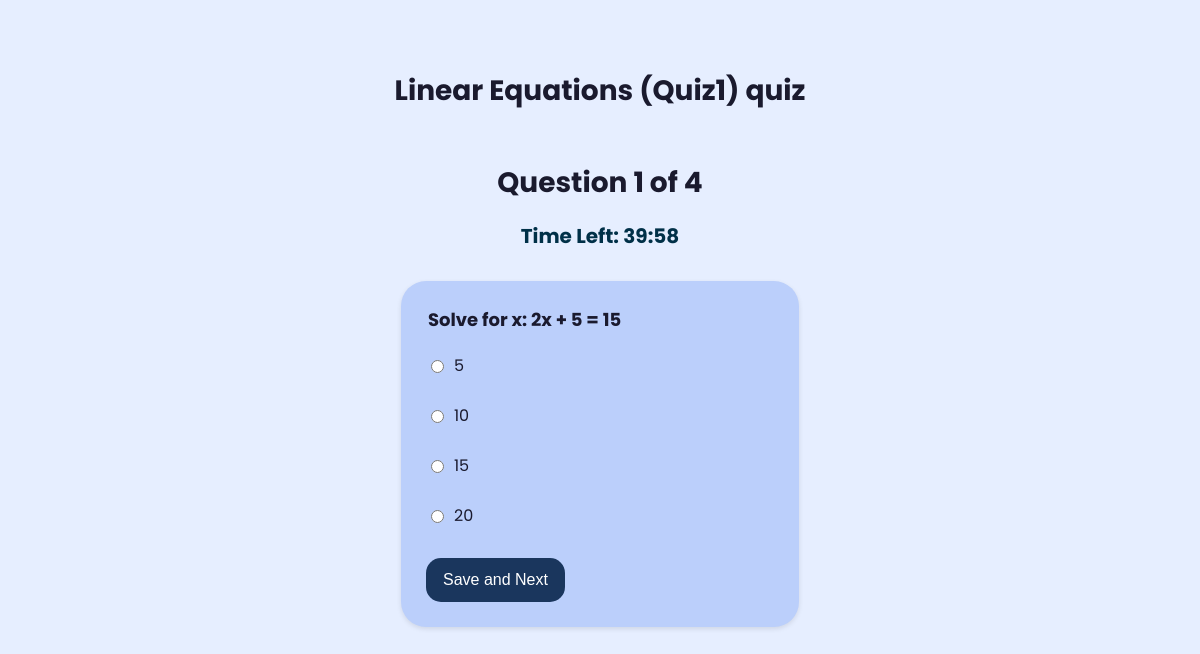
The page /student/quiz_attempt/1 on the database its author committed.
### models/models.py (models this page shows)
class Quiz(db.Model):
    __tablename__ = 'quizzes'
    id = db.Column(db.Integer, primary_key=True)
    subject_id = db.Column(db.Integer, db.ForeignKey('subjects.id'), nullable=False)
    chapter_id = db.Column(db.Integer, db.ForeignKey('chapters.id'), nullable=False)
    date_of_quiz = db.Column(db.Date, nullable=False)
    time_duration = db.Column(db.Integer, nullable=False)
    remarks = db.Column(db.Text, nullable=True)

class Question(db.Model):
    __tablename__ = 'questions'
    ques_id = db.Column(db.Integer, primary_key=True)
    qz_id = db.Column(db.Integer, db.ForeignKey('quizzes.id'), nullable=False)
    question_text = db.Column(db.Text, nullable=False)
    option1 = db.Column(db.String(100), nullable=False)
    option2 = db.Column(db.String(100), nullable=False)
    option3 = db.Column(db.String(100), nullable=False)
    option4 = db.Column(db.String(100), nullable=False)
    correct_option = db.Column(db.String(100), nullable=False)

### app.py (the view, shortened to what this page needs)
@app.route('/student/quiz_attempt/<int:quiz_id>', methods=['GET', 'POST'])
def quiz_attempt(quiz_id):
    questions = Question.query.filter_by(qz_id=quiz_id).all()
    quiz = Quiz.query.get(quiz_id)
    if not questions:
        return "No questions available for this quiz", 404
    arr_attempt = [{"question": q, "answer": ""} for q in questions]
    total_questions = len(arr_attempt)
    if 'quiz_answers' not in session:
        session['quiz_answers'] = {}
    quiz_key = str(quiz_id)
    if quiz_key not in session['quiz_answers']:
        session['quiz_answers'][quiz_key] = [""] * total_questions  # Store answers
    if 'current_index' not in session:
        session['current_index'] = 0
    current_index = session.get('current_index', 0)
    quiz = Quiz.query.get(quiz_id)
    time_duration = quiz.time_duration if quiz else 5  # Default to 5 minutes if not set
    if 'quiz_timer' not in session:
        session['quiz_timer'] = time.time() + (time_duration * 60)  # Store end time in seconds
        session.modified = True
    remaining_time = max(0, int(session['quiz_timer'] - time.time()))
    return render_template(
        'quiz_attempt.html',
        arr_attempt=arr_attempt,
        current_index=current_index,
        total_questions=total_questions,
        quiz=quiz,
        remaining_time=remaining_time
    )

### templates/quiz_attempt.html (shortened to what this page needs)
<!DOCTYPE html>
<html lang="en">
<head>
</head>
<body>
    <h1>{{quiz.remarks}} quiz</h1>
    <h1>Question {{ current_index + 1 }} of {{ total_questions }}</h1>
    <h2 id="timer"></h2>
    <div class="question-container">
        <legend>{{ arr_attempt[current_index].question.question_text }}</legend>
        <form method="POST" id="quizForm">
            <div class="options-container">
                <div class="option-item">
                    <input type="radio" id="option1" name="selected_option" value="option1" required>
                    <label for="option1">{{ arr_attempt[current_index].question.option1 }}</label>
                </div>
                <div class="option-item">
                    <input type="radio" id="option2" name="selected_option" value="option2" required>
                    <label for="option2">{{ arr_attempt[current_index].question.option2 }}</label>
                </div>
                <div class="option-item">
                    <input type="radio" id="option3" name="selected_option" value="option3" required>
                    <label for="option3">{{ arr_attempt[current_index].question.option3 }}</label>
                </div>
                <div class="option-item">
                    <input type="radio" id="option4" name="selected_option" value="option4" required>
                    <label for="option4">{{ arr_attempt[current_index].question.option4 }}</label>
                </div>
            </div>
            <button type="submit">Save and Next</button>
        </form>
    </div>
</body>
</html>

### templates/quiz_attempt.html (style rules this page uses)
body { font-family: 'Poppins', sans-serif; background-color: #e6eeff; color: #1a1a2e; margin: 0; padding: 20px; }
h1 { text-align: center; margin-top: 50px; margin-bottom: 10px; font-size: 28px; }
h2 { text-align: center; color: #003048; font-size: 20px; margin-bottom: 30px; }
.question-container { width: 50%; max-width: fit-content; min-width: 30%; margin: 0 auto; background-color: #bbcffb; padding: 25px; border-radius: 25px; box-shadow: 0 2px 5px rgba(0, 0, 0, 0.1); }
legend { font-weight: bold; font-size: 18px; margin-bottom: 20px; }
.options-container { display: flex; flex-direction: column; gap: 15px; margin-top: 20px; }
.option-item { display: flex; align-items: center; margin-bottom: 10px; }
input[type="radio"] { margin-right: 10px; }
label { font-size: 16px; }
button { background-color: #1a365d; color: white; border: none; padding: 13px 17px; border-radius: 15px; font-size: 16px; cursor: pointer; margin-top: 20px; display: block; }

### rows shown on the page
Quiz: remarks "Linear Equations (Quiz1)"
Question: question_text "Solve for x: 2x + 5 = 15", option1 "5", option2 "10", option3 "15", option4 "20"

### other values the page prints
{{ current_index + 1 }} "1"
{{ total_questions }} "4"
